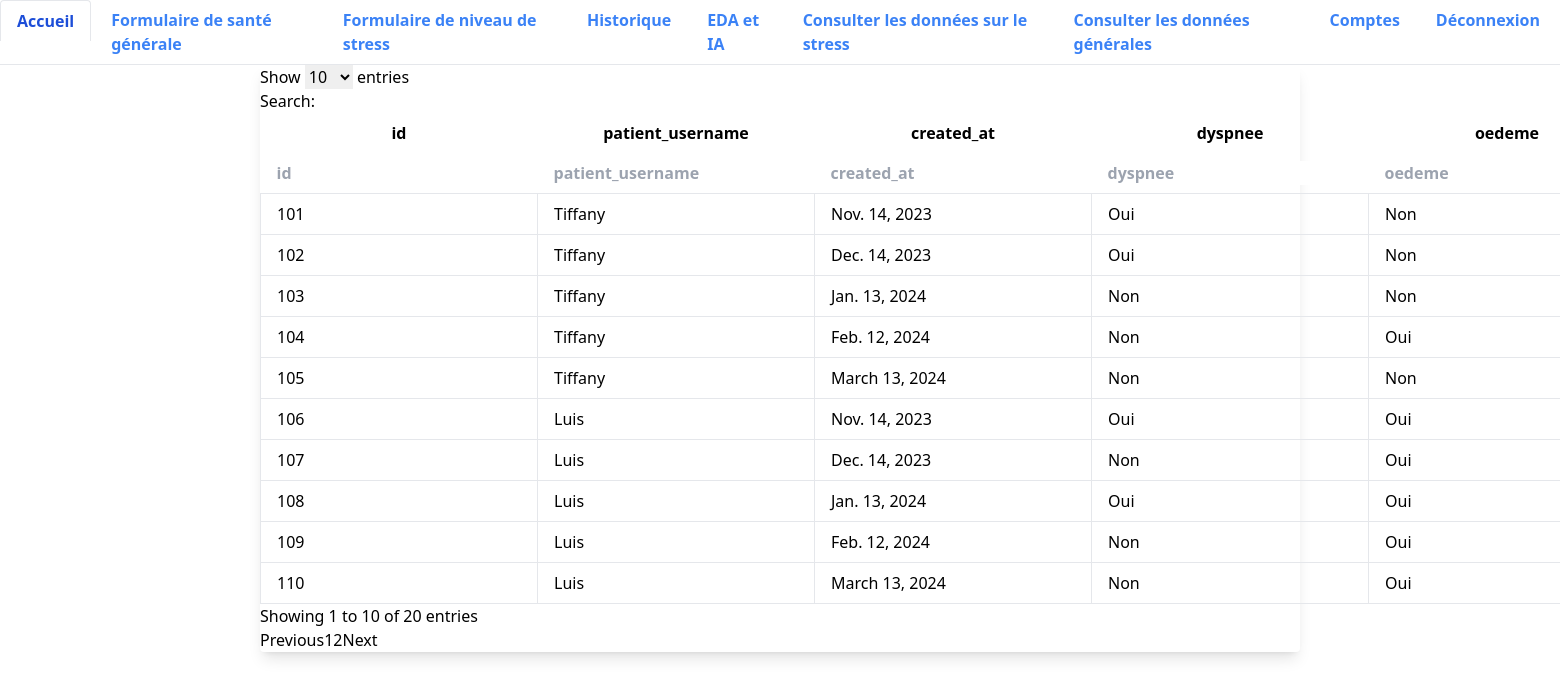
Screenshot of /consultation/stress (signed in) with the database file from the repository.
### app/doctolib/models.py (models this page shows)
class StressFormRecord(models.Model):
    patient_username = models.CharField(max_length=150, blank=True, null=True)
    created_at = models.DateField(default=date.today())
    dyspnee = models.TextField(blank=True, null=True)
    oedeme = models.TextField(blank=True, null=True)
    episodes_infectieux = models.TextField(blank=True, null=True)
    fievre = models.TextField(blank=True, null=True)
    palpitation = models.TextField(blank=True, null=True)
    douleur_thoracique = models.TextField(blank=True, null=True)
    malaise = models.TextField(blank=True, null=True)
    valeurs_natremie = models.TextField(blank=True, null=True)  # This field type is a guess.
    valeurs_potassium = models.TextField(blank=True, null=True)  # This field type is a guess.
    taux_fer_serique = models.BigIntegerField(blank=True, null=True)
    taux_hemoglobine = models.BigIntegerField(blank=True, null=True)
    taux_proteine_c_reactive = models.BigIntegerField(blank=True, null=True)
    taux_vitamine_d = models.BigIntegerField(blank=True, null=True)
    taux_acide_urique = models.BigIntegerField(blank=True, null=True)
    taux_inr = models.BigIntegerField(blank=True, null=True)
    irritabilite = models.BigIntegerField(blank=True, null=True)
    bouche_seche_gorge_seche = models.BigIntegerField(blank=True, null=True)
    actions_gestes_impulsifs = models.BigIntegerField(blank=True, null=True)
    difficulte_rester_assis = models.BigIntegerField(blank=True, null=True)
    cauchermars = models.BigIntegerField(blank=True, null=True)
    diarrhee = models.BigIntegerField(blank=True, null=True)
    hauts_bas_emotifs = models.BigIntegerField(blank=True, null=True)
    fatigue_lourdeur_generalisees = models.BigIntegerField(blank=True, null=True)
    sentiment_anxiete = models.BigIntegerField(blank=True, null=True)
    tension_emotionnelle = models.BigIntegerField(blank=True, null=True)
    hostilite_vers_autres = models.BigIntegerField(blank=True, null=True)
    tremblements_gestes_nerveux = models.BigIntegerField(blank=True, null=True)
    begaiements_hesitations_verbales = models.BigIntegerField(blank=True, null=True)
    incapacite_difficulte_concentrer = models.BigIntegerField(blank=True, null=True)
    difficulte_dormir_nuit_sans_reveiller = models.BigIntegerField(blank=True, null=True)
    besoin_frequent_uriner = models.BigIntegerField(blank=True, null=True)
    maux_estomac_difficultes_digerer = models.BigIntegerField(blank=True, null=True)
    maux_tete = models.BigIntegerField(blank=True, null=True)
    douleurs_dos_nuque = models.BigIntegerField(blank=True, null=True)
    perte_gain_appetit = models.BigIntegerField(blank=True, null=True)
    perte_interet_sexe = models.BigIntegerField(blank=True, null=True)
    oublis_frequents = models.BigIntegerField(blank=True, null=True)
    douleurs_serrements_poitrine = models.BigIntegerField(blank=True, null=True)
    difficultes_lever_apres_sommeil = models.BigIntegerField(blank=True, null=True)
    difficulte_longue_activite_continue = models.BigIntegerField(blank=True, null=True)
    difficulte_s_endormir = models.BigIntegerField(blank=True, null=True)
    difficulte_se_remettre_evenement_contrariant = models.BigIntegerField(blank=True, null=True)
    mains_moites = models.BigIntegerField(blank=True, null=True)
    impact_stress_vie_actuelle = models.BigIntegerField(blank=True, null=True)

### app/doctolib/models.py (the view)
class StressFormList(ListView):
    model = StressFormRecord
    template_name = 'stress_form_record_list.html'
    def get_context_data(self, **kwargs):
        context = super().get_context_data(**kwargs)
        username = self.request.user.username
        context['field_names'] = [field.name for field in StressFormRecord._meta.fields]
        if self.request.user.is_superuser:
            context['records'] = StressFormRecord.objects.values(*context['field_names'])
            return context
        if self.request.user.role == 'patient':
            context['records'] = StressFormRecord.objects.filter(patient_username=username).values(*context['field_names'])
            return context
        idx = Utilisateur.objects.filter(username=username)[0]
        list_patients = [v.idPatient.username for v in MedecinPatient.objects.filter(idMedecin=idx)]
        print(list_patients)
        context['records'] = StressFormRecord.objects.filter(patient_username__in=list_patients).values(*context['field_names'])
        return context

### app/doctolib/templates/stress_form_record_list.html (shortened to what this page needs)
{% extends "base.html" %}
{% block content %}
<body>
    <div class="w-full lg:w-2/3 mx-auto bg-white rounded shadow-lg">
        <table class="min-w-full table-auto" id="example">
            <thead>
                <tr>
                    {% for field_name in field_names %}
                    <th class="px-4 py-2">{{ field_name }}</th>
                    {% endfor %}
                </tr>
            </thead>
            <tbody>
                {% for record in records %}
                <tr>
                    {% for value in record.values %}
                    <td class="border px-4 py-2">{{ value }}</th>
                    {% endfor %}
                </tr>
                {% endfor %}
        </table>
    </div>
</body>
{% endblock content %}

### rows the page displays
StressFormRecord: values "101" "Tiffany" "Nov. 14, 2023" "Oui" "Non"
StressFormRecord: values "102" "Tiffany" "Dec. 14, 2023" "Oui" "Non"
StressFormRecord: values "103" "Tiffany" "Jan. 13, 2024" "Non" "Non"
StressFormRecord: values "104" "Tiffany" "Feb. 12, 2024" "Non" "Oui"
StressFormRecord: values "105" "Tiffany" "March 13, 2024" "Non" "Non"
StressFormRecord: values "106" "Luis" "Nov. 14, 2023" "Oui" "Oui"
StressFormRecord: values "107" "Luis" "Dec. 14, 2023" "Non" "Oui"
StressFormRecord: values "108" "Luis" "Jan. 13, 2024" "Oui" "Oui"
StressFormRecord: values "109" "Luis" "Feb. 12, 2024" "Non" "Oui"
StressFormRecord: values "110" "Luis" "March 13, 2024" "Non" "Oui"

### other values shown
{{ field_name }} "id" "patient_username" "created_at" "dyspnee" "oedeme"
